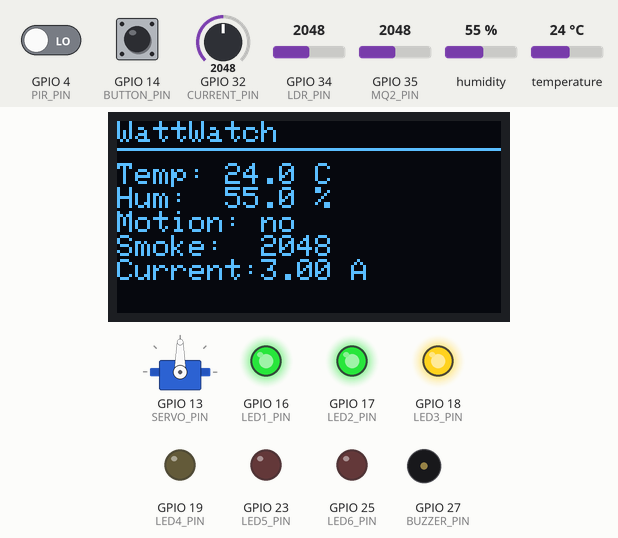
This sketch was run on a simulated ESP32. On the bench: servo, 128×64 one-colour display, output pins drawn as LEDs (lit = HIGH), buzzer (waves = sounding, pin HIGH). The inputs (shaded band) are chosen by the test bench; at power-on: GPIO 14 (BUTTON_PIN) HIGH, GPIO 4 (PIR_PIN) LOW, GPIO 35 (MQ2_PIN) = 2048, GPIO 32 (CURRENT_PIN) = 2048, GPIO 34 (LDR_PIN) = 2048, humidity 55 %, temperature 24 °C (analog values on the 0–4095 scale). What the sketch prints to the serial monitor is not drawn.

Above: at 1.9 s.
2.0 s: GPIO 14 (BUTTON_PIN) pulled LOW for 0.15 s
At 2.8 s:
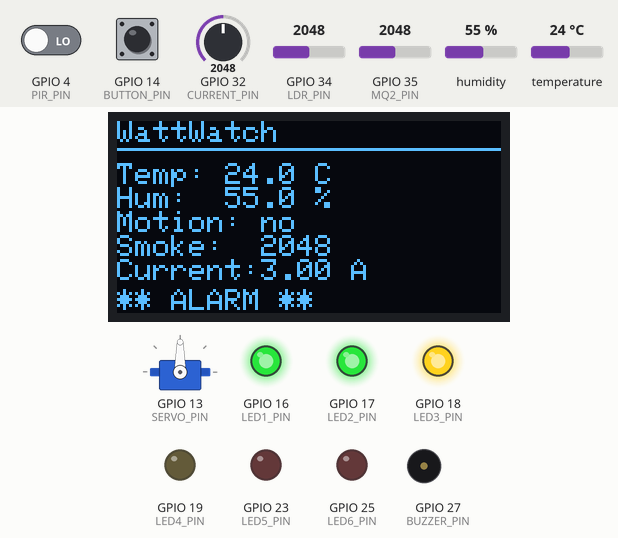
4.5 s: GPIO 4 (PIR_PIN) driven HIGH
At 5.3 s:
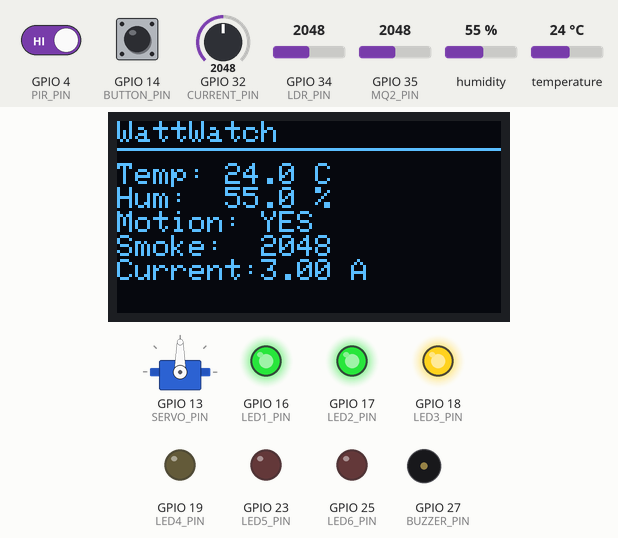
6.5 s: GPIO 35 (MQ2_PIN) set to 3363
At 8.2 s:
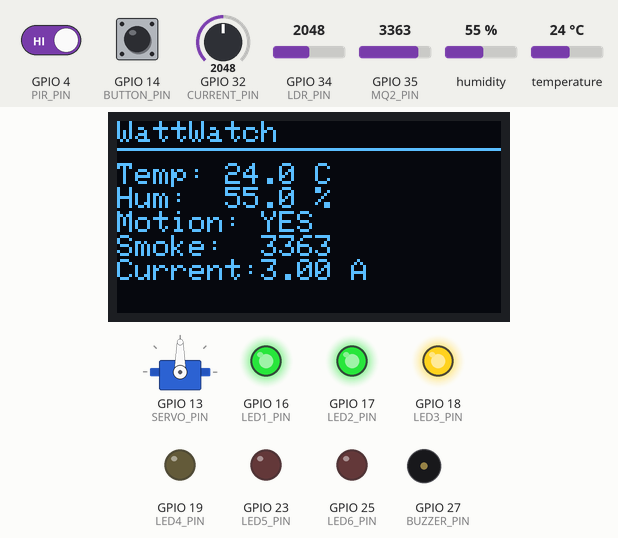
8.5 s: GPIO 35 (MQ2_PIN) set to 3461
At 9.5 s:
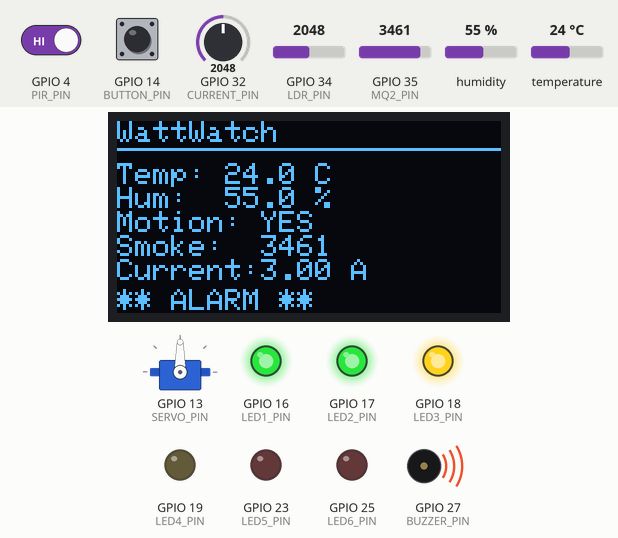
10.5 s: GPIO 32 (CURRENT_PIN) set to 2866
At 12.2 s:
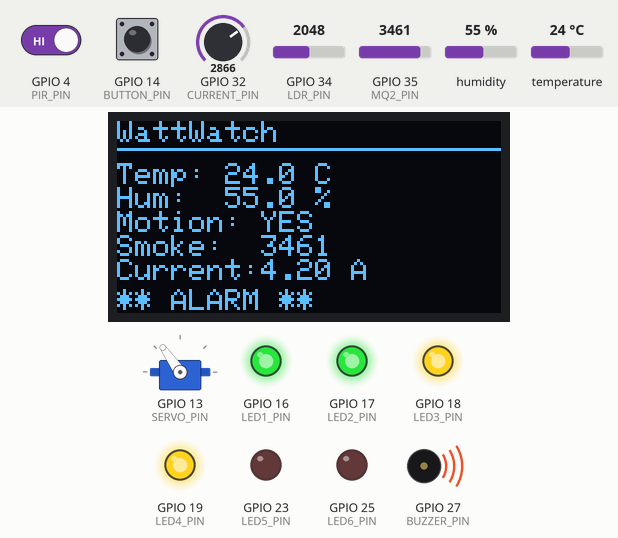
12.5 s: GPIO 32 (CURRENT_PIN) set to 3440
At 14.0 s:
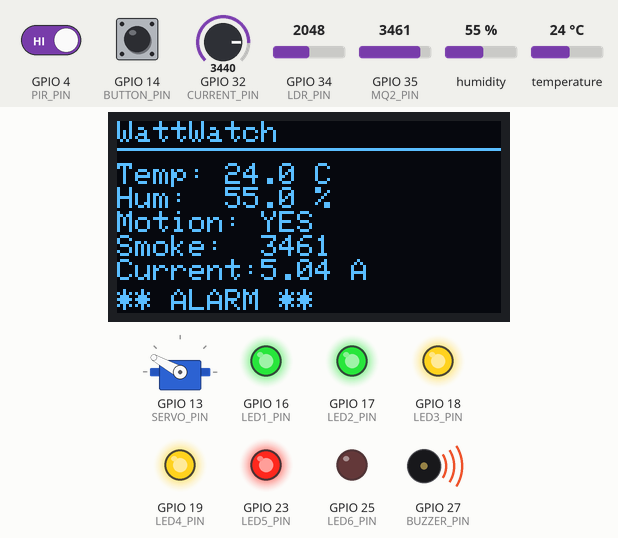
Timing chart, 0 to 15.5 s (numbered marks = the images above; inputs shaded):
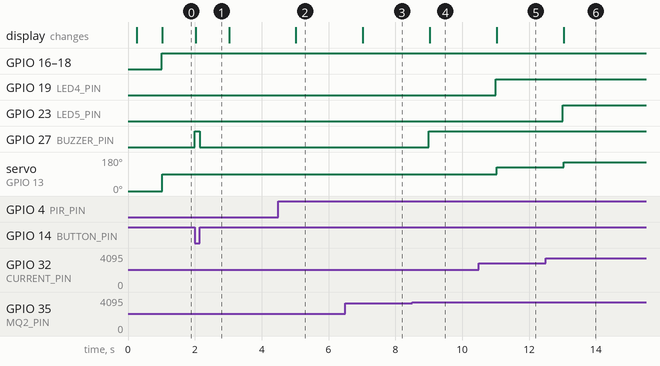

Measured:
- the behaviour switches between 3400 and 3401 on GPIO 35 (MQ2_PIN) (found by bisection; images 3 and 4)
- after the input at 2.0 s, GPIO 27 (BUZZER_PIN): LOW → HIGH at once, → LOW 0.15 s later; the display: changes at once (image 1)
- after the input at 4.5 s, the display: changes after 0.53 s (image 2)
- after the input at 6.5 s, the display: changes after 0.53 s (image 3)
- after the input at 8.5 s, GPIO 27 (BUZZER_PIN): LOW → HIGH after 0.50 s; the display: changes after 0.53 s (image 4)
- after the input at 10.5 s, GPIO 19 (LED4_PIN): LOW → HIGH after 0.50 s; servo on GPIO 13 (SERVO_PIN): 90° → 125° after 0.53 s; the display: first differs from a run without the input after 0.53 s (image 5)
- after the input at 12.5 s, GPIO 23 (LED5_PIN): LOW → HIGH after 0.51 s; servo on GPIO 13 (SERVO_PIN): 125° → 151° after 0.53 s; the display: first differs from a run without the input after 0.53 s (image 6)

The sketch:

sketch.ino
```cpp
/*
 * WattWatch - Smart Office Monitoring System
 * ESP32 DevKit V1 + DHT22 + PIR + LDR + MQ2 + Potentiometer (ACS712 substitute) + Servo Motor
 * OLED (SSD1306, I2C 0x3C) status display + Serial JSON telemetry + LED bank
 * representing 15 office devices, driven by simulated current draw.
 */

#include <Wire.h>
#include <Adafruit_GFX.h>
#include <Adafruit_SSD1306.h>
#include <DHT.h>
#include <ESP32Servo.h>

// ---------------- Pin assignment ----------------
#define DHTPIN        15
#define DHTTYPE       DHT22
#define PIR_PIN       4
#define LDR_PIN       34
#define MQ2_PIN       35
#define CURRENT_PIN   32   // Potentiometer stands in for ACS712 output
#define OLED_SDA      21
#define OLED_SCL      22
#define BUZZER_PIN    27
#define BUTTON_PIN    14
#define SERVO_PIN     13   // Joint Servo Motor Control Pin

#define LED1_PIN      16
#define LED2_PIN      17
#define LED3_PIN      18
#define LED4_PIN      19
#define LED5_PIN      23
#define LED6_PIN      25

// ---------------- OLED config ----------------
#define SCREEN_WIDTH  128
#define SCREEN_HEIGHT 64
#define OLED_RESET    -1
#define OLED_ADDRESS  0x3C
Adafruit_SSD1306 display(SCREEN_WIDTH, SCREEN_HEIGHT, &Wire, OLED_RESET);

DHT dht(DHTPIN, DHTTYPE);
Servo joint1;  // Joint servo motor object

// ---------------- Thresholds ----------------
const int   SMOKE_THRESHOLD_RAW = 3400; // out of 4095
const unsigned long UPDATE_INTERVAL_MS = 1000;

unsigned long lastUpdate = 0;
bool smokeAlarmActive = false;

// LED pins array for the 6 discrete indicator LEDs (mapped to current bands)
const int ledPins[6] = {LED1_PIN, LED2_PIN, LED3_PIN, LED4_PIN, LED5_PIN, LED6_PIN};

void setup() {
  Serial.begin(115200);
  delay(200);

  pinMode(PIR_PIN, INPUT);
  pinMode(BUTTON_PIN, INPUT_PULLUP);
  pinMode(BUZZER_PIN, OUTPUT);
  digitalWrite(BUZZER_PIN, LOW);

  for (int i = 0; i < 6; i++) {
    pinMode(ledPins[i], OUTPUT);
    digitalWrite(ledPins[i], LOW);
  }

  analogReadResolution(12); // 0-4095

  dht.begin();

  // Joint Servo setup
  ESP32PWM::allocateTimer(0);
  ESP32PWM::allocateTimer(1);
  ESP32PWM::allocateTimer(2);
  ESP32PWM::allocateTimer(3);
  joint1.setPeriodHertz(50);      // standard 50 Hz servo
  joint1.attach(SERVO_PIN, 500, 2400); // Standard min/max pulse values
  joint1.write(0);                // Initialize at 0 degrees

  Wire.begin(OLED_SDA, OLED_SCL);
  if (!display.begin(SSD1306_SWITCHCAPVCC, OLED_ADDRESS)) {
    Serial.println("SSD1306 allocation failed");
  }
  display.clearDisplay();
  display.setTextSize(1);
  display.setTextColor(SSD1306_WHITE);
  display.setCursor(0, 0);
  display.println("WattWatch Setup");
  display.println("Servo & Safety PoC");
  display.display();
  delay(500);
}

// Map raw ADC (0-4095) from the potentiometer to a simulated current in Amps (0-6A)
float readSimulatedCurrent() {
  int raw = analogRead(CURRENT_PIN);
  float current = (raw / 4095.0) * 6.0;
  return current;
}

// Drives the 6 status LEDs according to the current-band table in the spec
void updateLedBank(float current) {
  bool state[6] = {false, false, false, false, false, false};

  if (current < 0.5) {
    // all off
  } else if (current < 1.5) {
    state[0] = true;
  } else if (current < 2.5) {
    state[0] = state[1] = true;
  } else if (current < 3.5) {
    state[0] = state[1] = state[2] = true;
  } else if (current < 4.5) {
    state[0] = state[1] = state[2] = state[3] = true;
  } else if (current < 5.5) {
    state[0] = state[1] = state[2] = state[3] = state[4] = true;
  } else {
    state[0] = state[1] = state[2] = state[3] = state[4] = state[5] = true;
  }

  for (int i = 0; i < 6; i++) {
    digitalWrite(ledPins[i], state[i] ? HIGH : LOW);
  }
}

void updateOled(float temperature, float humidity, bool motion, int smoke, float current, bool alarm) {
  display.clearDisplay();
  display.setTextSize(1);
  display.setCursor(0, 0);
  display.println("WattWatch");
  display.drawLine(0, 9, SCREEN_WIDTH, 9, SSD1306_WHITE);

  display.setCursor(0, 14);
  if (isnan(temperature)) {
    display.println("Temp: --.- C");
  } else {
    display.print("Temp: ");
    display.print(temperature, 1);
    display.println(" C");
  }

  if (isnan(humidity)) {
    display.println("Hum:  --.- %");
  } else {
    display.print("Hum:  ");
    display.print(humidity, 1);
    display.println(" %");
  }

  display.print("Motion: ");
  display.println(motion ? "YES" : "no");

  display.print("Smoke:  ");
  display.println(smoke);

  display.print("Current:");
  display.print(current, 2);
  display.println(" A");

  if (alarm) {
    display.setCursor(0, 56);
    display.println("** ALARM **");
  }

  display.display();
}

void loop() {
  unsigned long now = millis();
  if (now - lastUpdate < UPDATE_INTERVAL_MS) {
    // Poll the button quickly for instant alarm responsiveness
    bool buttonPressed = (digitalRead(BUTTON_PIN) == LOW);
    bool alarm = buttonPressed || smokeAlarmActive;
    digitalWrite(BUZZER_PIN, alarm ? HIGH : LOW);
    return;
  }
  lastUpdate = now;

  float temperature = dht.readTemperature();
  float humidity = dht.readHumidity();
  bool motion = (digitalRead(PIR_PIN) == HIGH);
  int lightRaw = analogRead(LDR_PIN);
  int smokeRaw = analogRead(MQ2_PIN);
  float current = readSimulatedCurrent();
  bool buttonPressed = (digitalRead(BUTTON_PIN) == LOW);

  smokeAlarmActive = (smokeRaw > SMOKE_THRESHOLD_RAW);
  bool alarm = smokeAlarmActive || buttonPressed;
  digitalWrite(BUZZER_PIN, alarm ? HIGH : LOW);

  updateLedBank(current);
  updateOled(temperature, humidity, motion, smokeRaw, current, alarm);

  // Map current load (0-6A) to physical servo position angle (0 to 180 degrees)
  int servoAngle = map((int)(current * 100.0), 0, 600, 0, 180);
  joint1.write(servoAngle);

  // ---- Serial JSON telemetry ----
  Serial.print("{");
  Serial.print("\"temperature\":");
  Serial.print(isnan(temperature) ? 0.0 : temperature, 1);
  Serial.print(",\"humidity\":");
  Serial.print(isnan(humidity) ? 0.0 : humidity, 1);
  Serial.print(",\"motion\":");
  Serial.print(motion ? "true" : "false");
  Serial.print(",\"light\":");
  Serial.print(lightRaw);
  Serial.print(",\"smoke\":");
  Serial.print(smokeRaw);
  Serial.print(",\"current\":");
  Serial.print(current, 2);
  Serial.print(",\"servoAngle\":");
  Serial.print(servoAngle);
  Serial.print(",\"alarm\":");
  Serial.print(alarm ? "true" : "false");
  Serial.println("}");
}
```
